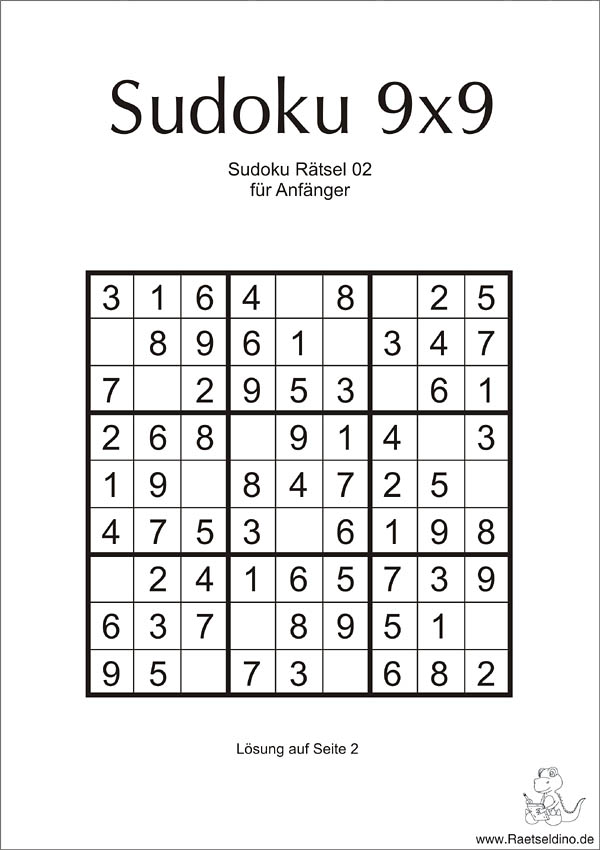
#> input picture sudoku-02-fuer-anfaenger.jpg, 600 x 850 px
$ jupyter execute --allow-errors grid.ipynb
#> lines starting #> are read from the running program, lines starting #| are printed output that depends on the picture; after the words box and inside, x2 and y2 are one past the last pixel; in counts of white or black regions, pixels touching at a corner belong together
## Grid.
The target of this nb is to get an 9x9 np array of the sudoku grid.

[cell 1]
import numpy as np
import cv2 as cv
import matplotlib.pyplot as plt
import matplotlib.gridspec as gridspec

file_name = "sudoku-02-fuer-anfaenger.jpg"
#file_name = "Sudoku-Raetsel-schwer-1.jpg"
img = cv.imread(file_name)
#> img is the input picture: shape (850, 600, 3); mean B, G, R 235.1, 235.3, 235.6
#img = img.astype(np.float32)   #ensure floating point numbers
orig = np.copy(img)

gray = cv.cvtColor(img, cv.COLOR_BGR2GRAY)

#if len(img.shape) == 3: #3 dimensions: probably color channel in image
#    print("Reducing color image to grayscale")
#    img = np.sum(img, axis=2) #compress one image axis


class Imagetmp:
    fig = None
    spec = None

last_fig = None
last_spec=None
def show(image, size_y = 10, size_x = 14, index = 111):
    #cv2.imshow(img)
    global last_fig
    global last_spec

    ncols = index // 100
    nrows = (index // 10) - ncols*10
    i = index % 10 - 1


    if index == 111:
        fig = plt.figure(figsize = (size_y,size_x))
        spec = gridspec.GridSpec(ncols=ncols, nrows=nrows)
        ax = fig.add_subplot(spec[i])
        ax.imshow(image, cmap='gray')
    elif index > 111:
        if last_fig == None and last_spec == None:
            last_fig = plt.figure(figsize = (size_y,size_x))
            last_spec = gridspec.GridSpec(ncols=ncols, nrows=nrows)
        ax = last_fig.add_subplot(last_spec[i])
        ax.imshow(image, cmap='gray')

    #plt.imshow(image, cmap='gray')
    #plt.colorbar()
    #return fig, spec
show(img, index = 111)

[cell 2]
kernel = np.ones((5,5),np.uint8)
canny = cv.Canny(gray,60,170,apertureSize = 3)
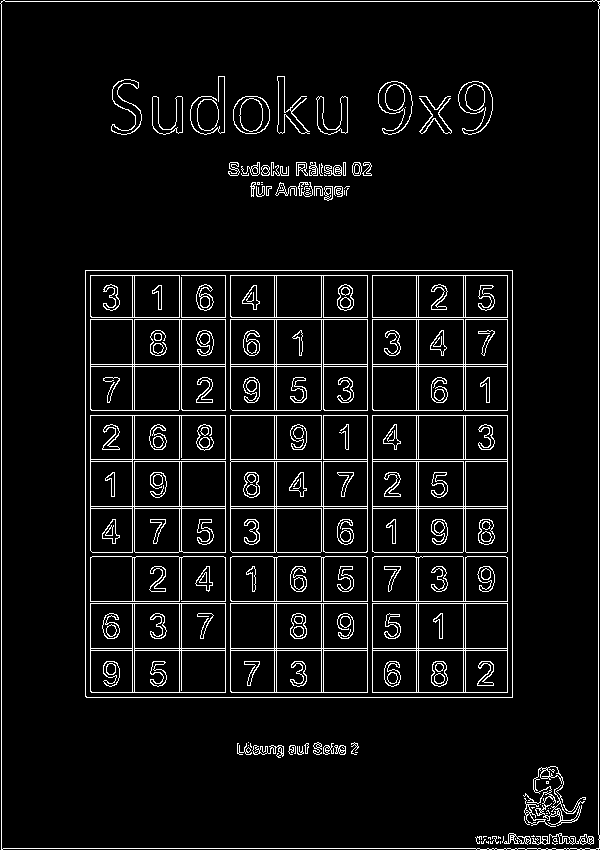
#> canny: shape (850, 600); 6.3% white in thin lines or dots


dilate = cv.dilate(canny, kernel, iterations=2)
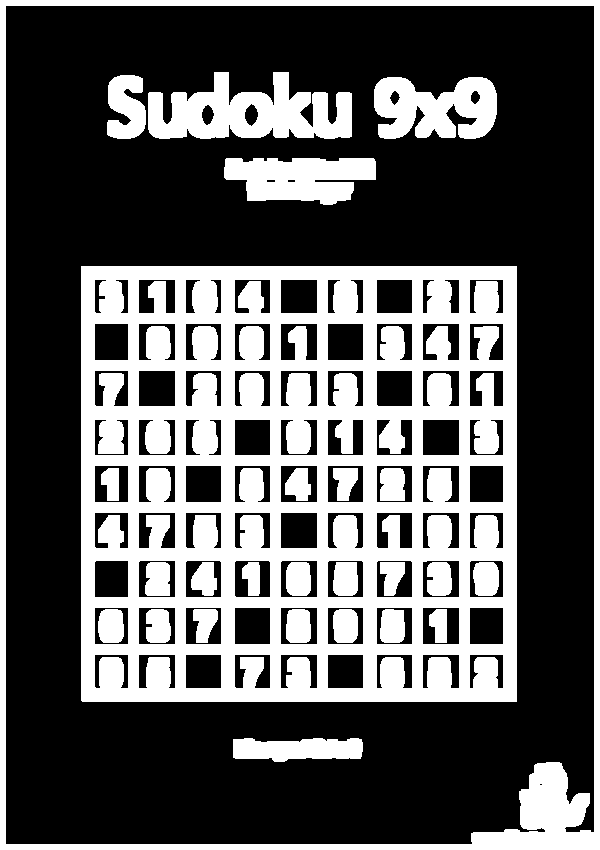
#> dilate: shape (850, 600); 35.9% white; 26 white regions, largest, box (x1, y1, x2, y2) and area: (81, 266, 517, 702) 123733, (0, 0, 600, 850) 22259, (148, 72, 352, 139) 8530
erode = cv.erode(dilate,kernel,iterations = 2)
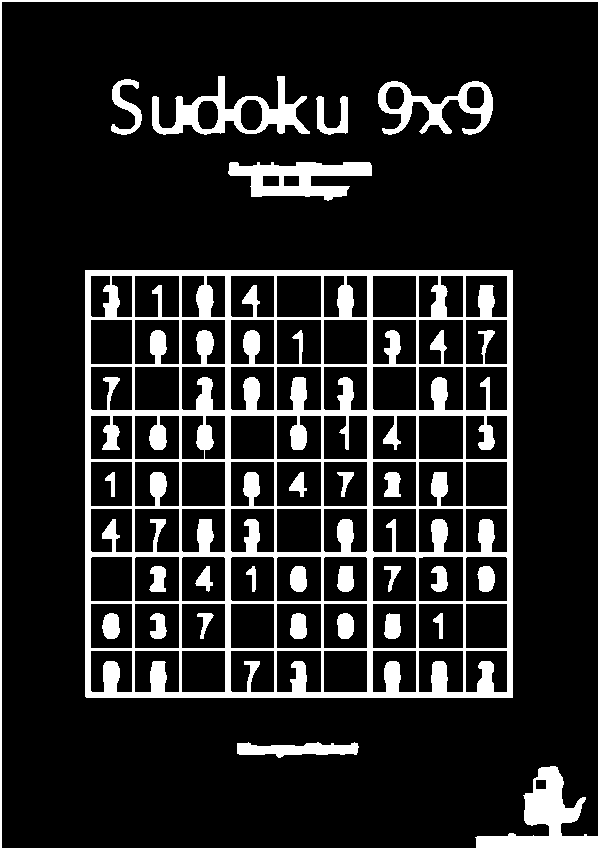
#> erode: shape (850, 600); 15.1% white; 27 white regions, largest, box (x1, y1, x2, y2) and area: (85, 270, 513, 698) 50605, (0, 0, 600, 850) 9547, (152, 76, 310, 135) 3335

#show(canny, index = 111)
#show(dilate, index = 111)
show(erode, index = 111)
